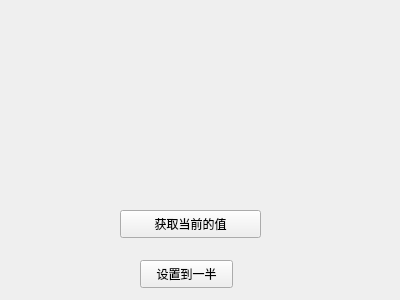
<?xml version="1.0" encoding="UTF-8"?>
<ui version="4.0">
 <class>MainWindow</class>
 <widget class="QMainWindow" name="MainWindow">
  <property name="geometry">
   <rect>
    <x>0</x>
    <y>0</y>
    <width>400</width>
    <height>300</height>
   </rect>
  </property>
  <property name="windowTitle">
   <string>MainWindow</string>
  </property>
  <widget class="QWidget" name="centralWidget">
   <widget class="SmallWidget" name="widget" native="true">
    <property name="geometry">
     <rect>
      <x>40</x>
      <y>40</y>
      <width>321</width>
      <height>131</height>
     </rect>
    </property>
   </widget>
   <widget class="QPushButton" name="btnget">
    <property name="geometry">
     <rect>
      <x>120</x>
      <y>210</y>
      <width>141</width>
      <height>28</height>
     </rect>
    </property>
    <property name="text">
     <string>获取当前的值</string>
    </property>
   </widget>
   <widget class="QPushButton" name="btnset">
    <property name="geometry">
     <rect>
      <x>140</x>
      <y>260</y>
      <width>93</width>
      <height>28</height>
     </rect>
    </property>
    <property name="text">
     <string>设置到一半</string>
    </property>
   </widget>
  </widget>
 </widget>
 <layoutdefault spacing="6" margin="11"/>
 <customwidgets>
  <customwidget>
   <class>SmallWidget</class>
   <extends>QWidget</extends>
   <header location="global">smallwidget.h</header>
   <container>1</container>
  </customwidget>
 </customwidgets>
 <resources/>
 <connections/>
</ui>
